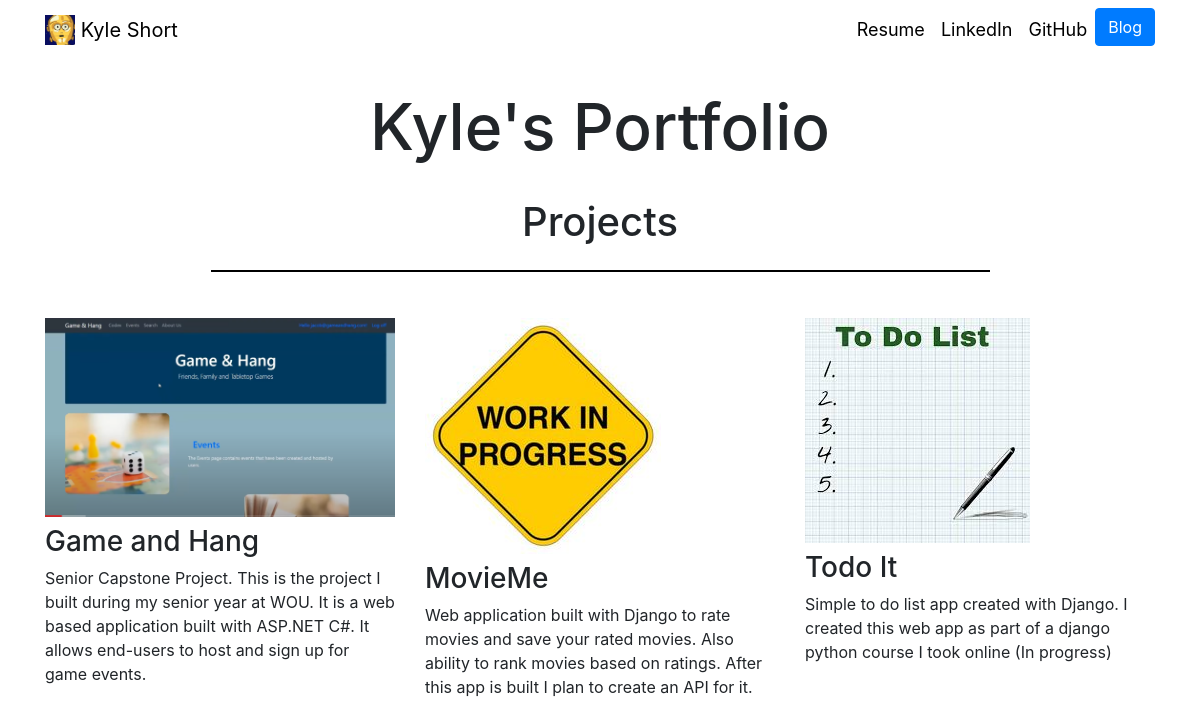
Before: / with the older database file.
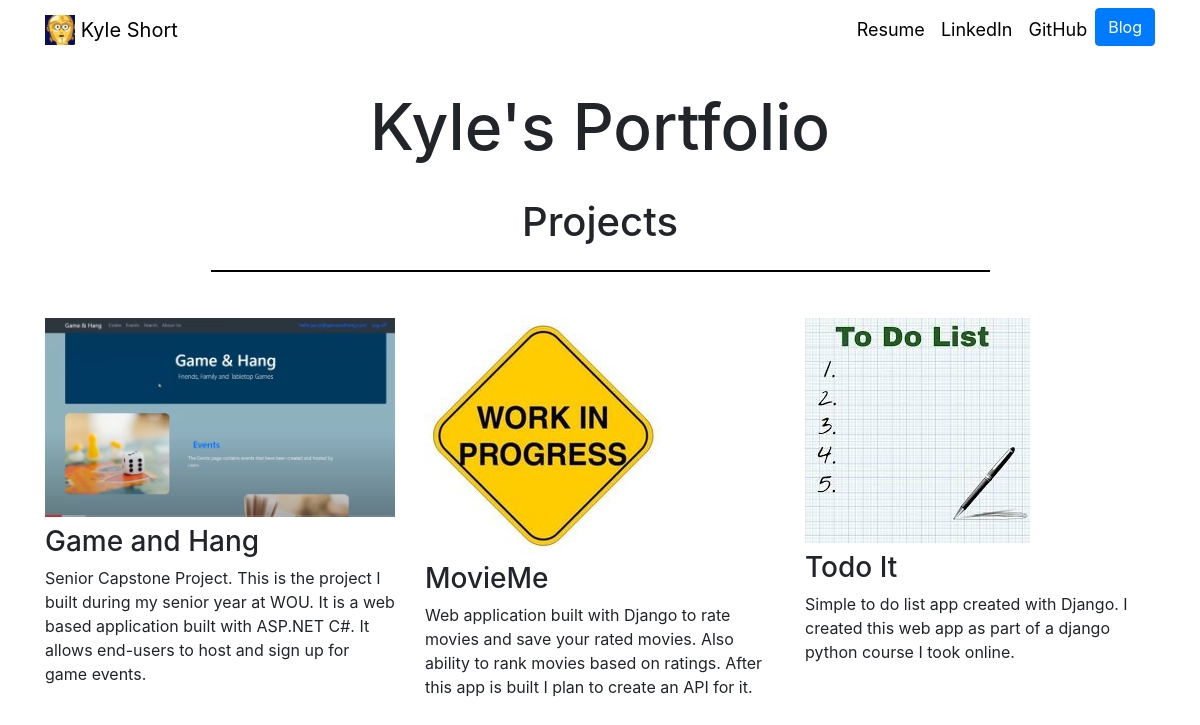
After: the same page with the newer database file.
### portfolio/models.py (models this page shows, shortened)
class Project(models.Model):
    title = models.CharField(max_length=100)
    description = models.CharField(max_length=250)
    image = models.ImageField(upload_to='portfolio/images/')
    url = models.URLField(blank=True)

### portfolio/views.py (the view)
# urls.py: 2. Add a URL to urlpatterns:  path('', views.home, name='home')
def home(request):
    projects = Project.objects.all()
    return render(request, 'portfolio/home.html', {'projects':projects})

### portfolio/templates/portfolio/home.html (shortened to what this page needs)
{% extends 'portfolio/base.html' %}
{% load static %}
{% block content %}
<head>
  <link rel="stylesheet" type="text/css" href="{% static 'portfolio/home.css' %}">
</head>
<div class="row justify-content-center">
  <h1 id="title">Kyle's Portfolio</h1>
</div>
<br>
<div class="row justify-content-center">
  <h4 id="subtitle">Projects</h4>
</div>
<hr>
<div class="row" style="padding-top:30px;">
  {% for project in projects %}
  <div class="col-lg-4 col-md-6">
    {% if project.url %}
    <a href="{{ project.url }}">
      <img src="{{ project.image.url }}" class="img-fluid mb-2" class="projectpic">
    </a>
    {% else %}
    <img src="{{ project.image.url }}" class="img-fluid mb-2" class="projectpic">
    {% endif %}
    <h3>{{ project.title }}</h3>
    <p>{{ project.description }}</p>
  </div>
  {% endfor %}
</div>
{% endblock %}

### portfolio/templates/portfolio/base.html (shortened to what this page needs)
{% load static %}
<!DOCTYPE html>
<html lang="en">
<head>
  <link rel="stylesheet" type="text/css" href="{% static 'portfolio/site.css' %}">
  <link rel="stylesheet" href="https://cdn.jsdelivr.net/npm/bootstrap@4.5.3/dist/css/bootstrap.min.css">
</head>
<body>
  <nav id="navbartop" class="navbar navbar-expand-md navbar-light">
    <div class="container">
      <a class="navbar-brand" href="{% url 'home' %}">
        <img src="{% static "portfolio/Logo.jpg" %}" width="30" height="30" class="d-inline-block align-top">
        <span>Kyle Short</span>
      </a>
      <div class="collapse navbar-collapse text-center" id="navbarNav">
        <ul class="navbar-nav ml-auto">
          <li class="nav-item">
            <a class="nav-link" href="{% static "portfolio/Resume.pdf" %}">Resume</a>
          </li>
          <li class="nav-item">
            <a class="nav-link" href="https://www.linkedin.com/in/kyleshortcs/" target="_blank">LinkedIn</a>
          </li>
          <li class="nav-item">
            <a class="nav-link" href="https://github.com/ksh0rt" target="_blank">GitHub</a>
          </li>
          <li>
            <a role="button" href="{% url 'blog:all_blogs' %}" class="btn btn-primary">Blog</a>
          </li>
        </ul>
      </div>
    </div>
  </nav>
  <div class="row">
    <div class="container">
      {% block content %}
      {% endblock %}
    </div>
  </div>
</body>
</html>

### portfolio/static/portfolio/site.css (style rules this page uses)
.navbar-nav .nav-link { color: black !important; font-size: 18px; }
span { color: black; }

### portfolio/static/portfolio/home.css (style rules this page uses)
h1 { font-size: 50px; padding-top: 30px; padding-bottom: : 30px; }
hr { width:70%; border: 1px solid black; }
#subtitle { font-size: 40px; }
@media (min-width: 992px) { #title { font-size: 4rem; } }

Changed rows visible on the page:
changed Project "Todo It": image: picture added; description "Simple to do list app created with Django. I created this web app as part of a django python course I took online (In progress)" → "Simple to do list app created with Django. I created this web app as part of a django python course I took online."; image: picture removed
